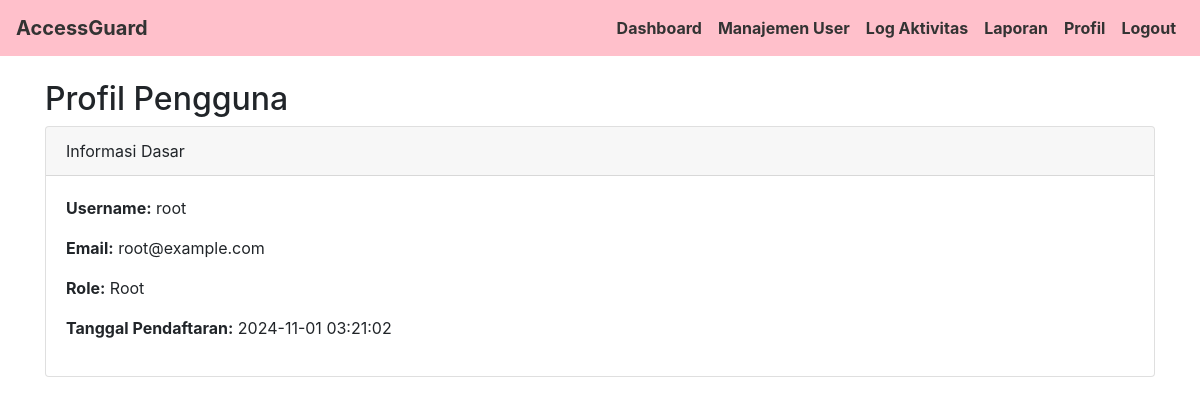
/Admin/profile.php (signed in), run on the app's committed database.
### tables this page shows
CREATE TABLE `users` (
  `id` int(11) NOT NULL,
  `username` varchar(50) NOT NULL COMMENT 'Nama pengguna',
  `email` varchar(100) NOT NULL COMMENT 'Email pengguna',
  `password` varchar(255) NOT NULL COMMENT 'Kata sandi hashed',
  `role_id` int(11) NOT NULL COMMENT 'ID dari role pengguna',
  `created_at` timestamp NOT NULL DEFAULT current_timestamp() COMMENT 'Waktu pembuatan akun',
  `updated_at` timestamp NOT NULL DEFAULT current_timestamp() ON UPDATE current_timestamp() COMMENT 'Waktu terakhir data diperbarui'
);

CREATE TABLE `roles` (
  `id` int(11) NOT NULL,
  `role_name` varchar(50) NOT NULL COMMENT 'Nama peran, seperti Root, Staf Administrasi, Pimpinan',
  `description` text DEFAULT NULL COMMENT 'Deskripsi singkat peran'
);

### Admin/profile.php (the view, shortened to what this page needs)
<?php
include '../dbconfig.php';
$user_id = $_SESSION['user_id'];
$query = "SELECT users.username, users.email, roles.role_name, users.created_at
          FROM users
          JOIN roles ON users.role_id = roles.id
          WHERE users.id = ?";
$stmt = $conn->prepare($query);
$stmt->bind_param("i", $user_id);
$stmt->execute();
$result = $stmt->get_result();
$user = $result->fetch_assoc();
include '../navbar.php';
?>
<!DOCTYPE html>
<html lang="en">
<head>
    <link href="https://maxcdn.bootstrapcdn.com/bootstrap/4.5.2/css/bootstrap.min.css" rel="stylesheet">
</head>
<body>
<div class="container mt-4">
    <h2>Profil Pengguna</h2>
    <div class="card mb-4">
        <div class="card-header">Informasi Dasar</div>
        <div class="card-body">
            <p><strong>Username:</strong> <?= htmlspecialchars($user['username']); ?></p>
            <p><strong>Email:</strong> <?= htmlspecialchars($user['email']); ?></p>
            <p><strong>Role:</strong> <?= htmlspecialchars($user['role_name']); ?></p>
            <p><strong>Tanggal Pendaftaran:</strong> <?= htmlspecialchars($user['created_at']); ?></p>
        </div>
    </div>
</body>
</html>

### navbar.php (style rules this page uses)
:root { --pink-pastel: #FFC0CB; --pink-dark: #FF91A4; --yellow-pastel: #FFFACD; --text-color: #333333; }

### data on the page
users: username "root", email "root@example.com", role.role_name "Root", created_at "2024-11-01 03:21:02"
